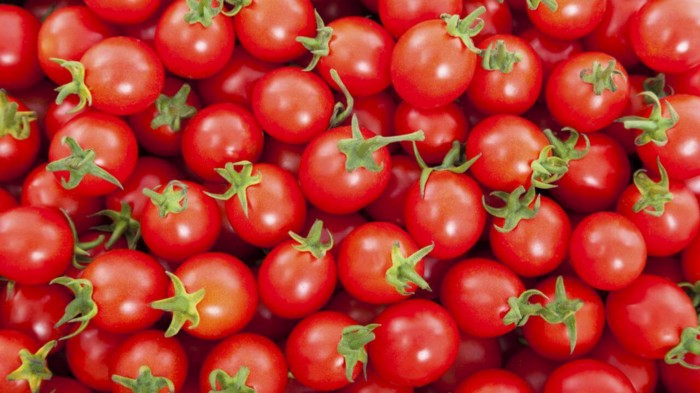
#> input picture imgs/008_tomates.jpeg, 700 x 393 px, found by its file name
$ python average_filter.py
#> lines starting #> are read from the running program, lines starting #| are printed output that depends on the picture
import cv2

img = cv2.imread("/home/tkroza/Projects_python/opencv-experiments/imgs/008_tomates.jpeg")
#> img is the input picture: shape (393, 700, 3); mean B, G, R 45.2, 55.8, 181.3

# Aplicando o filtro de média com a janela de 5x5
blurred_img = cv2.blur(img, (5, 5))
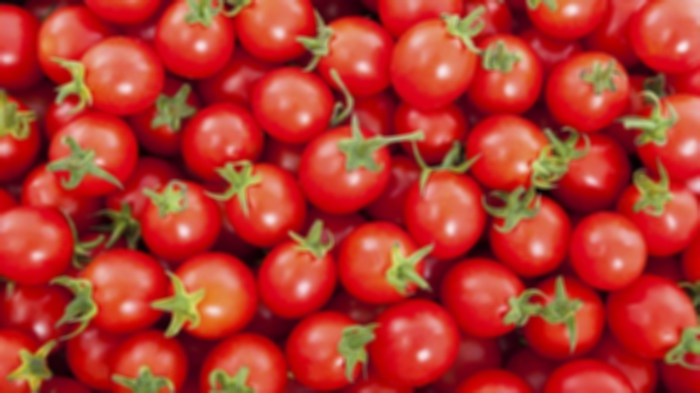
#> blurred_img: shape (393, 700, 3); mean B, G, R 45.2, 55.8, 181.3

cv2.imshow("Imagem suavizada", blurred_img)
cv2.waitKey(0)
cv2.destroyAllWindows()
